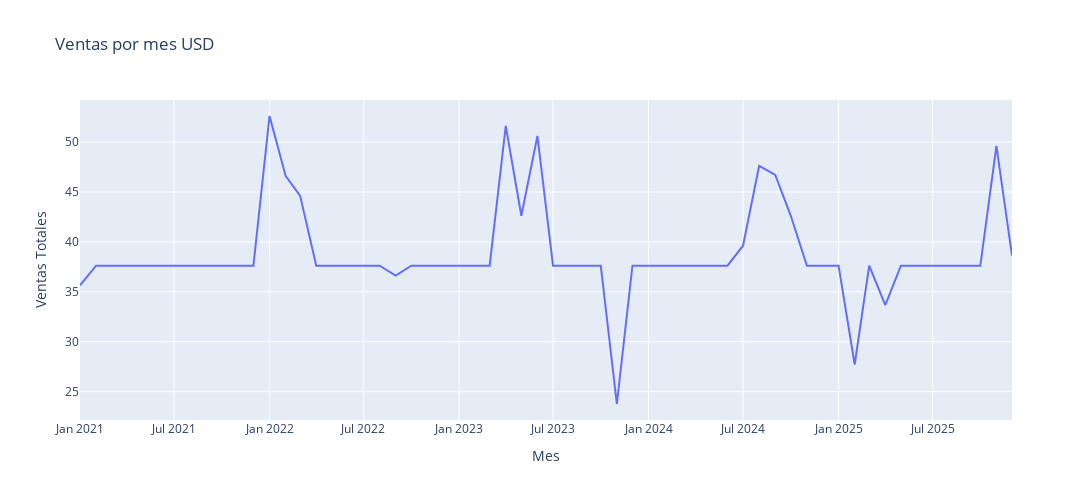

Source (notebook cell):
### Markdown cell above
- En total, la tienda ha vendido $2328.
- El ticket promedio de compra es de $1.039.

### Code cell
sales_df['InvoiceDate'] = pd.to_datetime(sales_df['InvoiceDate'])
ventas = sales_df.groupby(sales_df['InvoiceDate'].dt.to_period('M'))['Total'].sum().reset_index()
ventas.columns = ['Mes', 'Ventas Totales']
ventas['Mes'] = ventas['Mes'].dt.to_timestamp()

fig = px.line(ventas, x='Mes', y='Ventas Totales', title='Ventas por mes USD',
              labels={'Mes': 'Mes', 'Ventas Totales': 'Ventas Totales'}, width=1200, height=500)
fig.show()

### Figure 1 — Plotly figure (JSON) as saved in the notebook; plotly's stock layout.template omitted (floating-point values rounded to 4 significant figures)
{"data": [{"hovertemplate": "Mes=%{x}<br>Ventas Totales=%{y}<extra></extra>", "legendgroup": "", "line": {"color": "#636efa", "dash": "solid"}, "marker": {"symbol": "circle"}, "mode": "lines", "name": "", "orientation": "v", "showlegend": false, "type": "scatter", "x": ["2021-01-01T00:00:00", "2021-02-01T00:00:00", "2021-03-01T00:00:00", "2021-04-01T00:00:00", "2021-05-01T00:00:00", "2021-06-01T00:00:00", "2021-07-01T00:00:00", "2021-08-01T00:00:00", "2021-09-01T00:00:00", "2021-10-01T00:00:00", "2021-11-01T00:00:00", "2021-12-01T00:00:00", "2022-01-01T00:00:00", "2022-02-01T00:00:00", "2022-03-01T00:00:00", "2022-04-01T00:00:00", "2022-05-01T00:00:00", "2022-06-01T00:00:00", "2022-07-01T00:00:00", "2022-08-01T00:00:00", "2022-09-01T00:00:00", "2022-10-01T00:00:00", "2022-11-01T00:00:00", "2022-12-01T00:00:00", "2023-01-01T00:00:00", "2023-02-01T00:00:00", "2023-03-01T00:00:00", "2023-04-01T00:00:00", "2023-05-01T00:00:00", "2023-06-01T00:00:00", "2023-07-01T00:00:00", "2023-08-01T00:00:00", "2023-09-01T00:00:00", "2023-10-01T00:00:00", "2023-11-01T00:00:00", "2023-12-01T00:00:00", "2024-01-01T00:00:00", "2024-02-01T00:00:00", "2024-03-01T00:00:00", "2024-04-01T00:00:00", "2024-05-01T00:00:00", "2024-06-01T00:00:00", "2024-07-01T00:00:00", "2024-08-01T00:00:00", "2024-09-01T00:00:00", "2024-10-01T00:00:00", "2024-11-01T00:00:00", "2024-12-01T00:00:00", "2025-01-01T00:00:00", "2025-02-01T00:00:00", "2025-03-01T00:00:00", "2025-04-01T00:00:00", "2025-05-01T00:00:00", "2025-06-01T00:00:00", "2025-07-01T00:00:00", "2025-08-01T00:00:00", "2025-09-01T00:00:00", "2025-10-01T00:00:00", "2025-11-01T00:00:00", "2025-12-01T00:00:00"], "xaxis": "x", "y": [35.64, 37.62, 37.62, 37.62, 37.62, 37.62, 37.62, 37.62, 37.62, 37.62, 37.62, 37.62, 52.62, 46.62, 44.62, 37.62, 37.62, 37.62, 37.62, 37.62, 36.63, 37.62, 37.62, 37.62, 37.62, 37.62, 37.62, 51.62, 42.62, 50.62, 37.62, 37.62, 37.62, 37.62, 23.76, 37.62, 37.62, 37.62, 37.62, 37.62, 37.62, 37.62, 39.62, 47.62, 46.71, 42.62, 37.62, 37.62, 37.62, 27.72, 37.62, 33.66, 37.62, 37.62, 37.62, 37.62, 37.62, 37.62, 49.62, 38.62], "yaxis": "y"}], "layout": {"height": 500, "legend": {"tracegroupgap": 0}, "title": {"text": "Ventas por mes USD"}, "width": 1200, "xaxis": {"anchor": "y", "domain": [0, 1], "title": {"text": "Mes"}}, "yaxis": {"anchor": "x", "domain": [0, 1], "title": {"text": "Ventas Totales"}}}}
